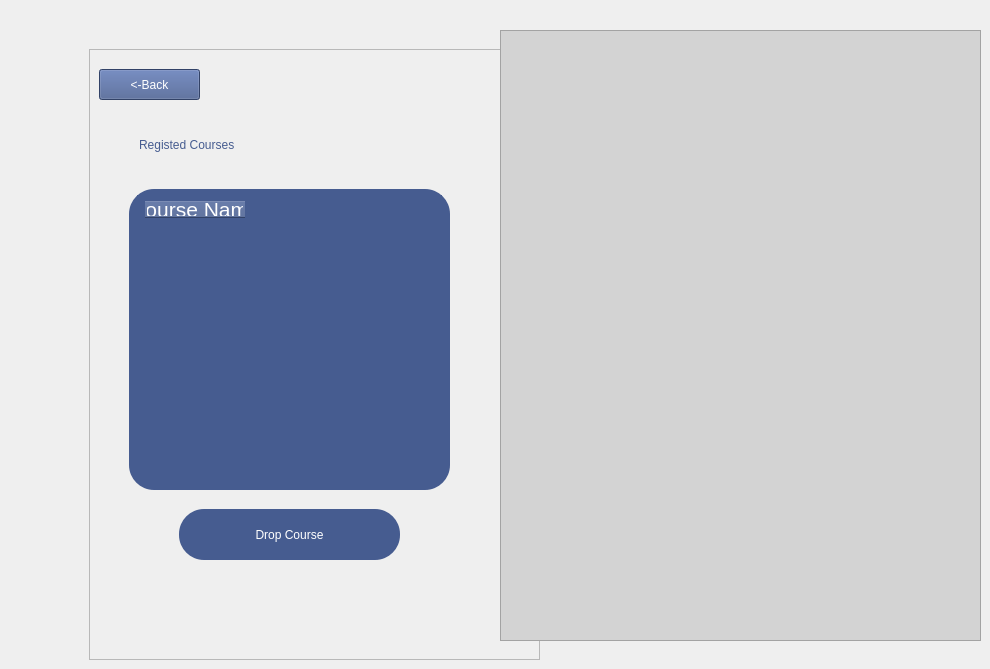
				<widget class="QWidget" name="page_10">
					<widget class="QFrame" name="frame_32">
						<property name="geometry">
							<rect>
								<x>89</x>
								<y>49</y>
								<width>451</width>
								<height>611</height>
							</rect>
						</property>
						<property name="frameShape">
							<enum>QFrame::Shape::StyledPanel</enum>
						</property>
						<property name="frameShadow">
							<enum>QFrame::Shadow::Raised</enum>
						</property>
						<widget class="QTableWidget" name="tableWidget_2">
							<property name="geometry">
								<rect>
									<x>40</x>
									<y>140</y>
									<width>321</width>
									<height>301</height>
								</rect>
							</property>
							<property name="styleSheet">
								<string notr="true">
									color: rgb(255, 255, 255);
									background-color: rgb(70, 92, 144);
									font-size: 16pt;
									font-family: &quot;Segoe UI&quot;;  qproperty-textAlignment: AlignCenter;
									border: 2px ;
									border-radius: 25px;
									padding: 6px 8px;
								</string>
							</property>
							<column>
								<property name="text">
									<string>Course Name</string>
								</property>
							</column>
						</widget>
						<widget class="QPushButton" name="pushButton_21">
							<property name="geometry">
								<rect>
									<x>90</x>
									<y>460</y>
									<width>221</width>
									<height>51</height>
								</rect>
							</property>
							<property name="styleSheet">
								<string notr="true">
									QPushButton {
									background-color: rgb(70, 92, 144);
									color:white   ;
									border: 2px ;
									border-radius: 25px;
									padding: 8px 16px;
									font: 700 17pt &quot;Segoe UI&quot;;
									}

									QPushButton:hover {
									background-color: rgb(211, 211, 211);
									}
								</string>
							</property>
							<property name="text">
								<string>Drop Course</string>
							</property>
						</widget>
						<widget class="QLabel" name="label_60">
							<property name="geometry">
								<rect>
									<x>50</x>
									<y>70</y>
									<width>341</width>
									<height>51</height>
								</rect>
							</property>
							<property name="styleSheet">
								<string notr="true">
									color: rgb(70, 92, 144);
									font: 700 28pt &quot;Segoe UI&quot;;
								</string>
							</property>
							<property name="text">
								<string>Registed Courses</string>
							</property>
						</widget>
						<widget class="QPushButton" name="AdminPortalbackB_7">
							<property name="geometry">
								<rect>
									<x>10</x>
									<y>20</y>
									<width>101</width>
									<height>31</height>
								</rect>
							</property>
							<property name="styleSheet">
								<string notr="true">
									background-color: rgb(70, 92, 144);
									font: 12pt &quot;Segoe UI&quot;;
									color: rgb(255,255,255);
								</string>
							</property>
							<property name="text">
								<string>&lt;-Back</string>
							</property>
						</widget>
					</widget>
					<widget class="QFrame" name="frame_33">
						<property name="geometry">
							<rect>
								<x>500</x>
								<y>30</y>
								<width>481</width>
								<height>611</height>
							</rect>
						</property>
						<property name="styleSheet">
							<string notr="true">background-color: rgb(211, 211, 211);</string>
						</property>
						<property name="frameShape">
							<enum>QFrame::Shape::StyledPanel</enum>
						</property>
						<property name="frameShadow">
							<enum>QFrame::Shadow::Raised</enum>
						</property>
						<widget class="QLabel" name="label_58">
							<property name="geometry">
								<rect>
									<x>400</x>
									<y>20</y>
									<width>61</width>
									<height>61</height>
								</rect>
							</property>
							<property name="text">
								<string/>
							</property>
							<property name="pixmap">
								<pixmap resource="project01.qrc">:/newPrefix/Screenshot_2025-05-15_005716-removebg-preview.png</pixmap>
							</property>
							<property name="scaledContents">
								<bool>true</bool>
							</property>
						</widget>
						<widget class="QLabel" name="label_59">
							<property name="geometry">
								<rect>
									<x>100</x>
									<y>150</y>
									<width>251</width>
									<height>291</height>
								</rect>
							</property>
							<property name="text">
								<string/>
							</property>
							<property name="pixmap">
								<pixmap resource="project01.qrc">:/project01/Dropdown menu-amico.png</pixmap>
							</property>
							<property name="scaledContents">
								<bool>true</bool>
							</property>
						</widget>
					</widget>
				</widget>
